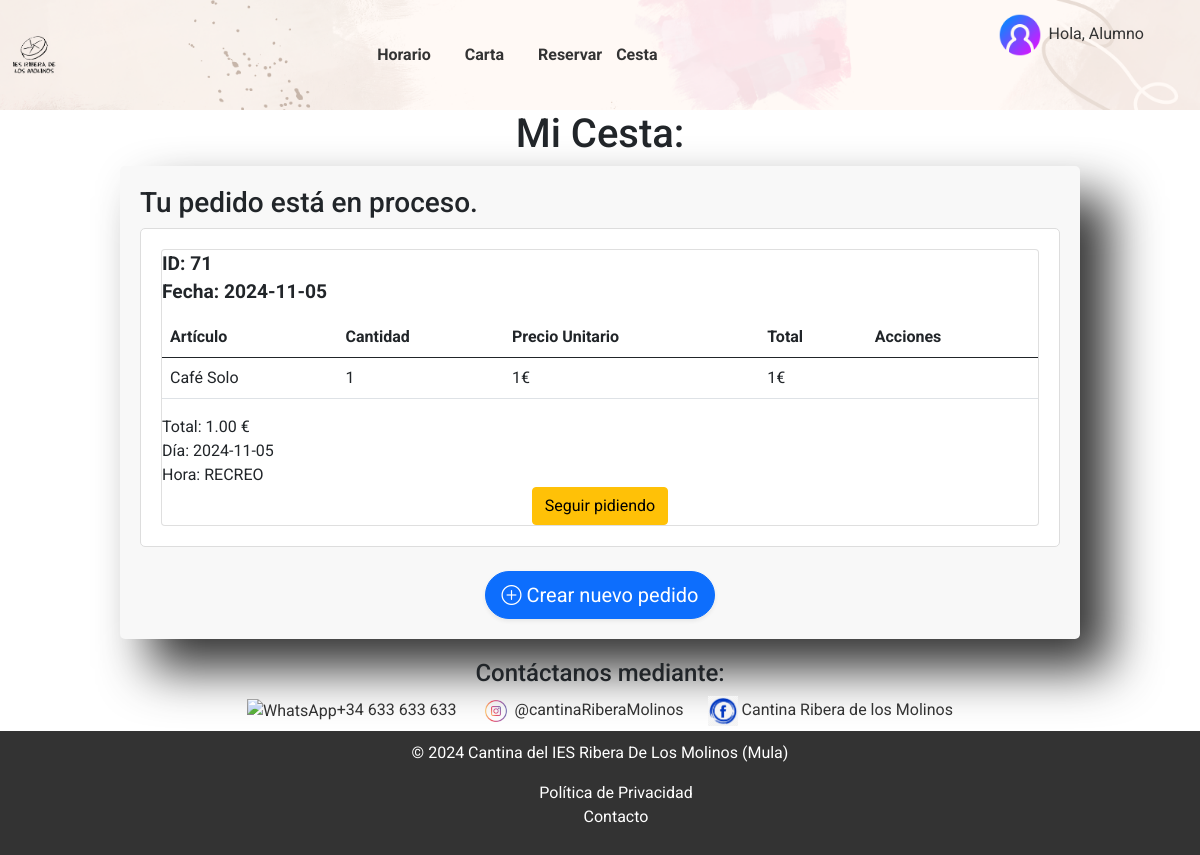
Page /TFG/cesta.php (signed in) on the committed database.
### tables this page shows
CREATE TABLE `pedido` (
  `idPedido` int(11) NOT NULL,
  `idUsuario` int(11) NOT NULL,
  `fecha` date NOT NULL,
  `hora` time NOT NULL,
  `fechaRecogida` date DEFAULT NULL,
  `pagado` tinyint(1) NOT NULL,
  `realizado` tinyint(1) NOT NULL,
  `precioPedido` decimal(10,2) NOT NULL,
  `finalizado` tinyint(1) DEFAULT NULL,
  `horaRecogida` varchar(50) DEFAULT NULL,
  `siendoRealizado` tinyint(1) DEFAULT NULL
);

CREATE TABLE `articulo` (
  `idArticulo` int(11) NOT NULL,
  `articulo` varchar(200) NOT NULL,
  `pvp` float NOT NULL,
  `precioCompra` float NOT NULL,
  `stock` int(11) NOT NULL,
  `idProveedor` int(11) NOT NULL,
  `idCategoria` int(11) NOT NULL,
  `imagen` varchar(200) NOT NULL
);

### TFG/db/bd.inc.php (called while the page is built, shortened)
<?php
function conectar() {
    try {
        $host = "localhost";
        $basedatos = "tfg";
        $usuario = "root";
        $password = "";
        return new PDO("mysql:host=$host;dbname=$basedatos", $usuario, $password);
    } catch (PDOException $e) {
        echo $e->getMessage();
    }
}
function obtenerNombreArticulo($idArticulo) {
    $conexion = conectar();
    $sql = $conexion->prepare("SELECT articulo FROM articulo WHERE idArticulo=:idArticulo");
    $sql->bindParam(':idArticulo', $idArticulo);
    $sql->execute();
    $sql->setFetchMode(PDO::FETCH_ASSOC);
    $resultado = $sql->fetch();
    return $resultado['articulo'];
}
function obtenerPrecioArticulo($idArticulo) {
    $conexion = conectar();
    $sql = $conexion->prepare("SELECT pvp FROM articulo WHERE idArticulo=:idArticulo");
    $sql->bindParam(':idArticulo', $idArticulo);
    $sql->execute();
    $sql->setFetchMode(PDO::FETCH_ASSOC);
    $resultado = $sql->fetch();
    return $resultado['pvp'];
}
function obtenerIdUsuario() {
    if(session_status() == PHP_SESSION_ACTIVE && isset($_SESSION['correo'])) {
        $conexion = conectar();
        $sql = $conexion->prepare("SELECT idUsuario FROM usuario WHERE correo=:correo");
        $sql->bindParam(':correo', $_SESSION['correo']);
        $sql->execute();
        $sql->setFetchMode(PDO::FETCH_ASSOC);
        $resultado = $sql->fetch();
        return $resultado['idUsuario'];
    } else {
        return null;
    }
}
function obtenerPedidosNoPagados($idUsuario) {
    $conexion = conectar();
    $sql = $conexion->prepare("SELECT * FROM `pedido` WHERE `idUsuario` = :idUsuario AND `pagado` = 0");
    $sql->bindParam(':idUsuario', $idUsuario, PDO::PARAM_INT);
    $sql->execute();
    return $sql->fetchAll(PDO::FETCH_ASSOC);
}
function obtenerLineasPedido($idPedido) {
    $conexion = conectar();
    $sql = $conexion->prepare("SELECT * FROM `pedido-linea` WHERE `idPedido`=:idPedido");
    $sql->bindParam(':idPedido', $idPedido);
    $sql->execute();
    $sql->setFetchMode(PDO::FETCH_ASSOC);
    return $sql->fetchAll();
}
function obtenerEstadoPedido($idPedido) {
    $conexion = conectar();
    $sql = $conexion->prepare("SELECT realizado FROM pedido WHERE idPedido = :idPedido");
    $sql->bindValue(':idPedido', $idPedido);
    $sql->execute();
    $pedido = $sql->fetch(PDO::FETCH_ASSOC);
    if ($pedido) {
        return $pedido['realizado'];
    } else {
        return false;
    }
}
function obtenerFinalizadoPedido($idPedido) {
    $conexion = conectar();
    $sql = $conexion->prepare("SELECT finalizado FROM pedido WHERE idPedido = :idPedido");
    $sql->bindValue(':idPedido', $idPedido);
    $sql->execute();
    $pedido = $sql->fetch(PDO::FETCH_ASSOC);
    if ($pedido) {
        return $pedido['finalizado'];
    } else {
        return false;
    }
}

### TFG/cesta.php (the view, shortened to what this page needs)
<!DOCTYPE html>
<html lang="es">
<head>
    <link rel="stylesheet" href="./CSS/index.css">
    <link rel="stylesheet" href="./CSS/cesta.css">
    <link href="https://cdn.jsdelivr.net/npm/bootstrap@5.0.0/dist/css/bootstrap.min.css" rel="stylesheet">
    <link rel="stylesheet" href="https://cdnjs.cloudflare.com/ajax/libs/font-awesome/5.15.3/css/all.min.css">
    <link href="https://cdn.jsdelivr.net/npm/bootstrap-icons/font/bootstrap-icons.css" rel="stylesheet">
</head>
<?php
include("./includes/header.php");
include './db/bd.inc.php';
?>
<body>
    <?php
    if (isset($_SESSION['hola'])) {
        echo '<h1 class="titulo">Mi Cesta:</h1>';
        echo '<div class="cesta">';
        $idUsuario = obtenerIdUsuario();
        $pedidosNoPagados = obtenerPedidosNoPagados($idUsuario);
        if ($pedidosNoPagados) {
            foreach ($pedidosNoPagados as $pedido) {
                $idPedido = $pedido['idPedido'];
                $estadoPedido = obtenerEstadoPedido($idPedido);
                $finalizadoPedido = obtenerFinalizadoPedido($idPedido);
                if ($estadoPedido) {
                    echo '<h3>Tu pedido ha sido realizado y está preparado para la entrega</h3>';
                } else {
                    echo '<h3>Tu pedido está en proceso.</h3>';
                }
                echo "<div class='pedidoUsuario' id='pedido-$idPedido'>";
                echo "<div class='card'>";
                echo "<div class='pedido'>";
                echo "ID: " . $pedido["idPedido"] . "<br>" . "Fecha: " . $pedido["fecha"] . "<br>";
                echo "</div>";
                echo "<table class='table'>";
                echo "<thead><tr><th>Artículo</th><th>Cantidad</th><th>Precio Unitario</th><th>Total</th><th>Acciones</th></tr></thead>";
                echo "<tbody>";
                $lineasPedido = obtenerLineasPedido($idPedido);
                foreach ($lineasPedido as $linea) {
                    $nombreArticulo = obtenerNombreArticulo($linea["idArticulo"]);
                    $precioArticulo = obtenerPrecioArticulo($linea["idArticulo"]);
                    $precioTotal = $precioArticulo * $linea["cantidad"];
                    echo "<tr>";
                    echo "<td>" . $nombreArticulo . "</td>";
                    echo "<td>" . $linea["cantidad"] . "</td>";
                    echo "<td>" . $precioArticulo . "€</td>";
                    echo "<td>" . $precioTotal . "€</td>";
                    echo "<td>";
                    echo "</td></tr>";
                }
                echo "</tbody></table>";
                echo "<div id='total-$idPedido'>Total: " . $pedido["precioPedido"] . " €</div>";
                if ($finalizadoPedido) {
                    echo "<div id='recogida-$idPedido'>Día: " . $pedido["fechaRecogida"] . "</div>";
                    echo "<div id='recogida-$idPedido'>Hora: " . $pedido["horaRecogida"] . "</div>";
                }
                if (!$estadoPedido) {
                    if ($finalizadoPedido) {
                        echo '<center><button type="button" class="finalizar btn btn-warning" data-id="'.$idPedido.'" onclick="finalizarPedido('.$idPedido.')">Seguir pidiendo</button></center>';
                    }
                }
                echo "</div></div>";
            }
        } else {
            echo '<h3>No tienes pedidos pendientes.</h3>';
        }
        echo '<div class="d-flex justify-content-center mt-4">';
        echo '<button class="btn btn-primary btn-lg shadow-sm rounded-pill" onclick="crearNuevoPedido()">';
        echo '<i class="bi bi-plus-circle"></i> Crear nuevo pedido';
        echo '</button>';
        echo '</div>';
        echo '</div>';
    } else {
        echo '<div class="login-message">';
        echo '<h1 class="tituloReserva">Por favor inicie sesión para seguir</h1>';
        echo '<p class="pIniciar">Para poder hacer un pedido tienes que <a href="/TFG-main/TFG/InicioDeSesion/inicioSesion.php" class="aIniciar">iniciar sesión</a></p>';
        echo '</div>';
    }
    ?>
</body>
<?php
include("./includes/footer.php")
?>
</html>

### TFG/CSS/index.css (style rules this page uses)
body { width: 100%; font-family: 'Roboto', sans-serif; margin: 0 auto; }

### TFG/CSS/cesta.css (style rules this page uses)
.cesta { width: 80%; margin: auto; background-color: #f8f8f8; border-radius: 5px; padding: 20px; box-shadow: 30px 30px 50px #333; }
.titulo { text-align: center; }
.pedidoUsuario { border: 1px solid #ddd; margin-bottom: 20px; border-radius: 5px; padding: 20px; background-color: #fff; }
.pedido { font-size: 1.2em; font-weight: bold; margin-bottom: 10px; }

### TFG/CSS/header.css (style rules this page uses)
body { width: 100%; font-family: 'Roboto', sans-serif; margin: 0 auto; }

### rows in the picture
pedido: realizado "Tu pedido está en proceso.", idPedido "71", fecha "2024-11-05", precioPedido "1.00", fechaRecogida "2024-11-05", horaRecogida "RECREO"
pedido-linea: idArticulo.articulo "Café Solo", cantidad "1", idArticulo "1"

### other values in the picture
$_SESSION['username'] "Alumno"
